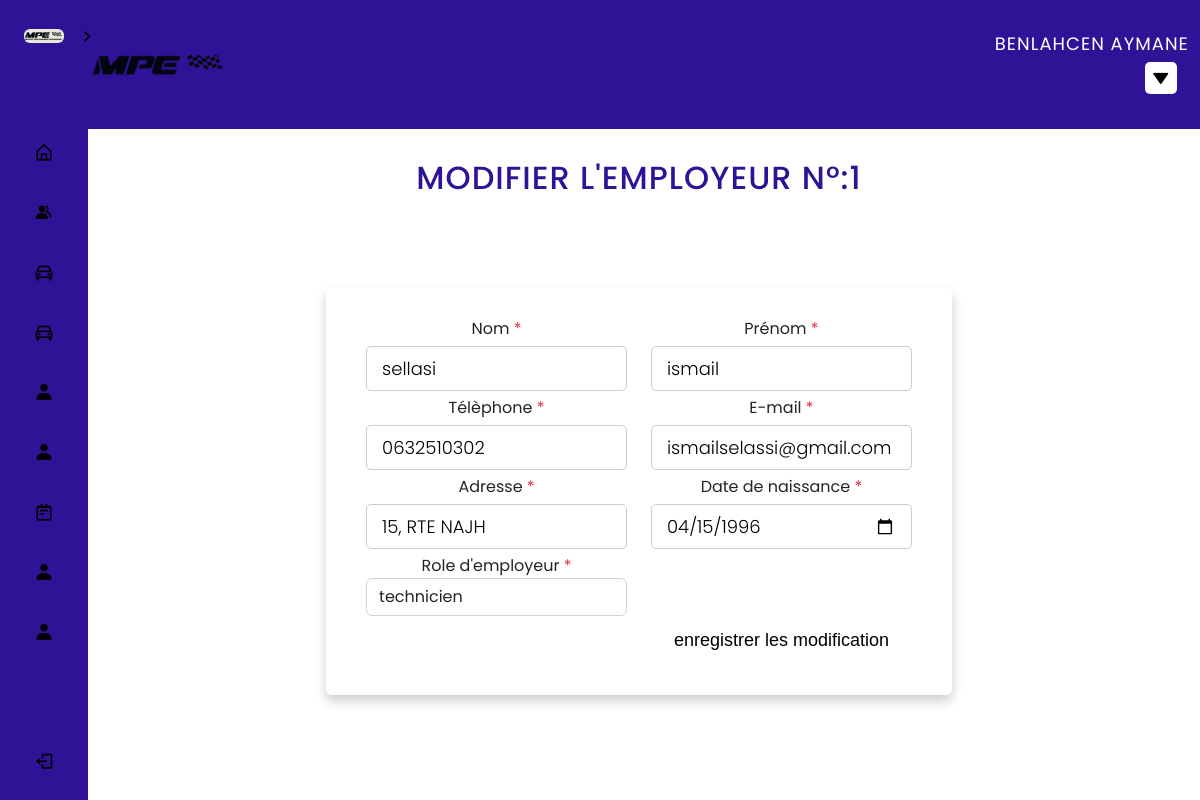
Page /admin/modifieremployeur.php?idemployeur=1 (signed in) on the committed database.
### tables this page shows
CREATE TABLE `employeur` (
  `id_employeur` int(11) NOT NULL,
  `id_equipe` int(11) NOT NULL,
  `nom` varchar(50) DEFAULT NULL,
  `prenom` varchar(50) DEFAULT NULL,
  `tel` varchar(15) DEFAULT NULL,
  `email` varchar(150) DEFAULT NULL,
  `adresse` varchar(200) DEFAULT NULL,
  `date_nais` date DEFAULT NULL,
  `role` varchar(20) DEFAULT NULL
);

### admin/modifieremployeur.php (the view, shortened to what this page needs)
<?php
include 'header.php';
$idemployeur = $_GET['idemployeur'];
include 'cnxpdo.php';
if (isset($_GET['idemployeur'])) {
    $req = $cnx->query("select * from employeur where id_employeur = $idemployeur");
    $ligne = $req->fetch();
}
?>
<head>
    <link href="https://cdn.jsdelivr.net/npm/bootstrap@5.2.0-beta1/dist/css/bootstrap.min.css" rel="stylesheet">
</head>
<div class="container-fluid px-1 py-5 mx-auto">
    <div class="row d-flex justify-content-center">
        <div class="col-xl-7 col-lg-8 col-md-9 col-11 text-center">
            <h2>Modifier l'employeur N°:<?php echo $idemployeur ?></h2>
            <div class="card">
                <form action="" method="post">
                    <div class="row justify-content-between text-left">
                        <div class="form-group col-sm-6 flex-column d-flex">
                            <label class="form-control-label px-3">Nom<span class="text-danger"> *</span></label>
                            <input type="text" id="nom" name="nom" value="<?php echo $ligne['nom'] ?>"required>
                        </div>
                        <div class="form-group col-sm-6 flex-column d-flex">
                            <label class="form-control-label px-3">Prénom<span class="text-danger"> *</span></label>
                            <input type="text" id="prenom" name="prenom" value="<?php echo $ligne['prenom'] ?>" required>
                        </div>
                        <div class="form-group col-sm-6 flex-column d-flex">
                            <label class="form-control-label px-3">Télèphone<span class="text-danger"> *</span></label>
                            <input type="text" id="tel" name="tel" value="<?php echo $ligne['tel'] ?>"required>
                        </div>
                        <div class="form-group col-sm-6 flex-column d-flex">
                            <label class="form-control-label px-3">E-mail<span class="text-danger"> *</span></label>
                            <input type="email" id="email" name="email" placeholder="" value="<?php echo $ligne['email'] ?>"required>
                        </div>
                    </div>
                    <div class="row justify-content-between text-left">
                        <div class="form-group col-sm-6 flex-column d-flex">
                            <label class="form-control-label px-3">Adresse<span class="text-danger"> *</span></label>
                            <input type="text" id="adresse" name="adresse" value="<?php echo $ligne['adresse'] ?>"required>
                        </div>
                        <div class="form-group col-sm-6 flex-column d-flex">
                            <label class="form-control-label px-3">Date de naissance<span class="text-danger"> *</span></label>
                            <input type="date" id="date_nais" name="date_nais" value="<?php echo $ligne['date_nais'] ?>"required>
                        </div>
                    </div>
                    <div class="row justify-content-between text-left">
                        <div class="form-group col-sm-6 flex-column d-flex">
                            <label class="form-control-label px-3">Role d'employeur<span class="text-danger"> *</span></label>
                            <select class="form-control" id="role" onblur="validate(5)" name="role" value="<?php echo $ligne['role'] ?>">
                                <option>technicien</option>
                            </select>
                        </div>
                    </div>
                    <div class="row justify-content-end">
                        <div class="form-group col-sm-6">
                            <button type="submit" name="modifier" class="btn btn-custom">enregistrer les modification</button>
                        </div>
                    </div>
                </form>
            </div>
        </div>
    </div>
</div>

### admin/header.php (shortened to what this page needs)
<?php
include 'cnx.php';
?>
<!DOCTYPE html>
<html lang="fr">
<head>
    <link href="https://cdn.jsdelivr.net/npm/bootstrap@5.2.0-beta1/dist/css/bootstrap.min.css" rel="stylesheet">
    <link rel="stylesheet" href="css/style.css">
    <link href='https://unpkg.com/boxicons@2.1.1/css/boxicons.min.css' rel='stylesheet'>
</head>
<body>
    <nav class="sidebar close">
        <header>
            <div class="image-text">
                <span class="image">
                    <a href="index.php">
                        <img src="img/logo.jpeg" alt="">
                    </a>
                </span>
            </div>
            <i class='bx bx-chevron-right toggle'></i>
        </header>
        <div class="menu-bar">
            <div class="menu">
                <ul class="menu-links">
                    <li class="nav-link">
                        <a href="index.php">
                            <i class='bx bx-home-alt icon'></i>
                        </a>
                    </li>
                    <li class="nav-link">
                        <a href="client.php">
                            <i class='bx bxs-group icon'></i>
                        </a>
                    </li>
                    <li class="nav-link">
                        <a href="voiture.php">
                            <i class='bx bx-car icon'></i>
                        </a>
                    </li>
                    <li class="nav-link">
                        <a href="piece.php">
                            <i class='bx bx-car icon'></i>
                        </a>
                    </li>
                    <li class="nav-link">
                        <a href="equipe.php">
                            <i class='bx bxs-user icon'></i>
                        </a>
                    </li>
                    <li class="nav-link">
                        <a href="employeur.php">
                            <i class='bx bxs-user icon'></i>
                        </a>
                    </li>
                    <li class="nav-link">
                        <a href="reparation.php">
                            <i class='bx bx-notepad icon'></i>
                        </a>
                    </li>
                    <li class="nav-link">
                        <a href="user.php">
                            <i class='bx bxs-user icon'></i>
                        </a>
                    </li>
                    <li class="nav-link">
                        <a href="garage.php">
                            <i class='bx bxs-user icon'></i>
                        </a>
                    </li>
                </ul>
            </div>
            <div class="bottom-content">
                <li class="">
                    <a href="logout.php">
                        <i class='bx bx-log-out icon'></i>
                    </a>
                </li>
            </div>
        </div>
    </nav>
    <section class="home">
        <div class="tfff">
            <header class="headerf">
                <img class="logo" src="img/image2.png" alt="logo">
                <span class="userrr">
                    <?php
                    $email = $_SESSION['admin'];
                    $query = "select * from admin where email = '$email'";
                    $stm = $cnx->prepare($query);
                    $stm->execute();
                    $admin = $stm->fetch();
                    echo $admin['nom'] . ' ' . $admin['prenom'];
                    ?></ </span>
                    <div class="dropdown">
                        <button class="dropbtn"><i class='bx bxs-down-arrow'></i></button>
                    </div>
            </header>

### admin/css/style.css (style rules this page uses)
* { margin: 0; padding: 0; box-sizing: border-box; font-family: 'Poppins', sans-serif; }
:root { --body-color: transparent; --sidebar-color: #2f1396; --primary-color: #2f1396; --primary-color-light: #2f1396; --toggle-color: rgb(255, 255, 255); --text-color: #ffffff; --tran-03: all 0.2s ease; --tran-03: all 0.3s ease; --tran-04: all 0.3s ease; --tran-05: all 0.3s ease; }
.ol, ul { padding-left: 0rem; }
body { min-height: 100vh; background-color: var(--body-color); transition: var(--tran-05); background-image: url("img/bgv.jpg"); }
.sidebar { position: fixed; top: 0; left: 0; height: 100%; width: 250px; padding: 10px 14px; background: var(--sidebar-color); transition: var(--tran-05); z-index: 100; }
.sidebar.close { width: 88px; }
.sidebar li { height: 50px; list-style: none; display: flex; align-items: center; margin-top: 10px; }
.sidebar header .image, .sidebar .icon { min-width: 60px; border-radius: 6px; }
.sidebar .icon { min-width: 60px; border-radius: 6px; height: 100%; display: flex; align-items: center; justify-content: center; font-size: 20px; }
.sidebar .text, .sidebar .icon { color: black; transition: var(--tran-03); }
.sidebar header { position: relative; }
.sidebar header .image-text { display: flex; align-items: center; }
.headerf { background-color: var(--sidebar-color); }
.sidebar header .image { display: flex; align-items: center; justify-content: center; }
.sidebar header .image img { width: 40px; border-radius: 6px; }
.sidebar header .toggle { position: absolute; top: 50%; right: -25px; transform: translateY(-50%) rotate(180deg); height: 25px; width: 25px; background-color: var(--primary-color); color: black; border-radius: 50%; display: flex; align-items: center; justify-content: center; font-size: 22px; cursor: pointer; transition: var(--tran-05); }
.sidebar.close .toggle { transform: translateY(-50%) rotate(0deg); }
.sidebar .menu { margin-top: 56px; }
.sidebar li a { list-style: none; height: 100%; background-color: transparent; display: flex; align-items: center; height: 100%; width: 100%; border-radius: 6px; text-decoration: none; transition: var(--tran-03); }
.sidebar .menu-bar { height: calc(100% - 55px); display: flex; flex-direction: column; justify-content: space-between; overflow-y: scroll; }
.home { position: absolute; top: 0; top: 0; left: 250px; height: 100vh; width: calc(100% - 250px); background-color: var(--body-color); transition: var(--tran-05); }
.sidebar.close ~ .home { left: 78px; height: 100vh; width: calc(100% - 78px); }
* { box-sizing: border-box; margin: 0; padding: 0; }
.tfff li, .tfff a,.tfff button { font-family: "Montserrat", sa,sans-serif; font-weight: 500; font-size: 16px; color:rgb(0, 0, 0); text-decoration: none; }
.tfff header { display: flex; justify-content: flex-end; align-items: center; padding: 0px 1%; }
.tfff .logo { cursor: pointer; margin-right: auto; }
.btn.btn-custom { padding: -1px 5px 10px 0px; text-align: center; font-size: 18px; font-weight: 500; color: #000000; background: white; border: none; border-radius: 60px; box-shadow: inset 0 0 0 0 var(--primary-color); transition: ease-out 0.5s; -webkit-transition: ease-out 0.5s; -moz-transition: ease-out 0.5s; }
* { box-sizing: border-box; -webkit-box-sizing: border-box; -moz-box-sizing: border-box; }
body { font-family: Helvetica; -webkit-font-smoothing: antialiased; background: transparent; }
h2 { text-align: center; font-size: 18px; text-transform: uppercase; letter-spacing: 1px; color: #2f1396; padding: 30px 0; }
.userrr { text-align: center; font-size: 18px; text-transform: uppercase; letter-spacing: 1px; color: white; padding: 30px 0; }
* { user-select: none; }
html, body { height: 100%; min-height: 100%; }
body { font-family: "Segoe UI", Tahoma, Geneva, Verdana, sans-serif; padding-bottom: 100px; margin: 0; background-color: #ebf3f3; }
.dropbtn { position: relative; left:150px ; width: 20px; height: 10px; background-color: #ffffff; color: white; padding: 16px; font-size: 16px; border: none; cursor: pointer; display: flex; justify-content: center; align-items: center; }
.tfff li, .tfff a, .tfff button { font-weight: 700; font-size: 9px; }
.dropdown { position: relative; display: flex; flex-direction: column; }

### rows in the picture
employeur: nom "sellasi", prenom "ismail", tel "0632510302", email "ismailselassi@gmail.com", adresse "15, RTE NAJH", date_nais "04/15/1996", role "technicien"

### other values in the picture
$admin['nom'] "BENLAHCEN"
$admin['prenom'] "AYMANE"
$idemployeur "1"
